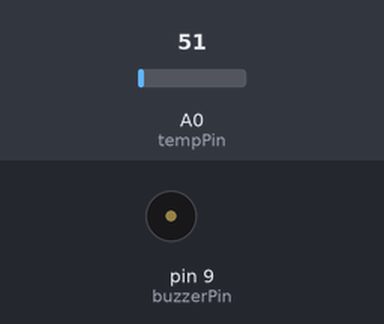
Recording of a sketch running on a simulated Arduino Uno, built with avr-gcc and run on an emulated ATmega328P. Shown: buzzer (waves = sounding). Inputs (shaded band) come from the test bench; at power-on: A0 (tempPin) = 51. What the sketch prints to the serial monitor is not drawn.

Above: at 2.8 s.
2.9 s: A0 (tempPin) set to 34
5.6 s: A0 (tempPin) set to 27
At 6.25 s:
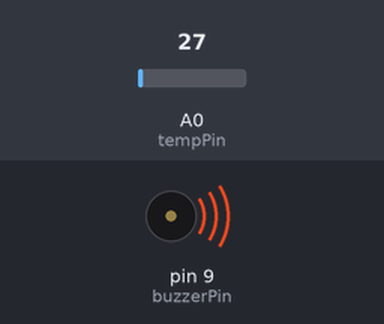
11.6 s: A0 (tempPin) set to 86
Timing chart, 0 to 22.5 s (numbered marks = the images above; inputs shaded):
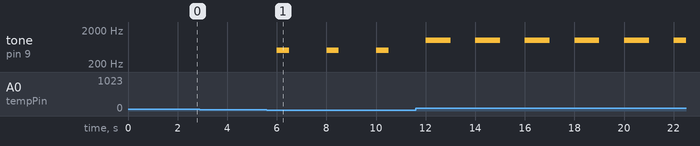

The sketch:

practical1.ino
```cpp
const int tempPin = A0, buzzerPin = 9;
float temp;

void setup() {
  Serial.begin(9600);
  pinMode(buzzerPin, OUTPUT);
  Serial.println("Env Alert System Started...");
}

void loop() {
  temp = (analogRead(tempPin) * 5.0 * 100.0) / 1024.0;
  Serial.print("Temp: "); Serial.print(temp); Serial.println(" °C");

  if (temp > 35) {                     // High temp alert
    Serial.println("⚠ High Temp!");
    tone(buzzerPin, 1000, 1000);
  }
  else if (temp < 15) {                // Low temp alert
    Serial.println("⚠ Low Temp!");
    tone(buzzerPin, 500, 500);
  }
  else {                               // Normal temp
    Serial.println("✅ Normal");
    noTone(buzzerPin);
  }

  delay(2000);
}
```

Measured:
- the behaviour switches between 31 and 30 on A0 (tempPin) (found by bisection; images 0 and 1)
- after the input at 2.9 s, every drawn part: stays the same
- after the input at 5.6 s, tone on pin 9 (buzzerPin): alternates 500 Hz for 0.50 s and silent for 1.5 s, starting after 0.40 s
